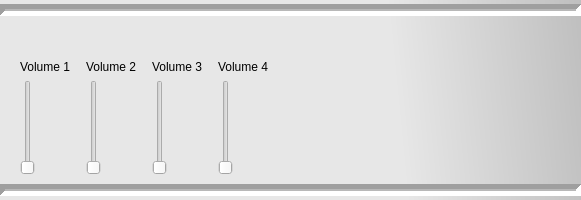
<?xml version="1.0" encoding="UTF-8"?>
<ui version="4.0">
 <class>MixerWidget</class>
 <widget class="QWidget" name="MixerWidget">
  <property name="geometry">
   <rect>
    <x>0</x>
    <y>0</y>
    <width>581</width>
    <height>200</height>
   </rect>
  </property>
  <property name="windowTitle">
   <string>Form</string>
  </property>
  <property name="styleSheet">
   <string notr="true">QWidget#MixerWidget { background-color :qlineargradient(spread:pad, x1:0.666, y1:0.0113636, x2:1, y2:0, stop:0 rgba(231, 231, 231, 255), stop:1 rgba(191, 191, 191, 255)) }</string>
  </property>
  <widget class="Line" name="line">
   <property name="geometry">
    <rect>
     <x>0</x>
     <y>180</y>
     <width>581</width>
     <height>20</height>
    </rect>
   </property>
   <property name="lineWidth">
    <number>5</number>
   </property>
   <property name="midLineWidth">
    <number>2</number>
   </property>
   <property name="orientation">
    <enum>Qt::Horizontal</enum>
   </property>
  </widget>
  <widget class="Line" name="line_2">
   <property name="geometry">
    <rect>
     <x>0</x>
     <y>0</y>
     <width>581</width>
     <height>20</height>
    </rect>
   </property>
   <property name="lineWidth">
    <number>5</number>
   </property>
   <property name="midLineWidth">
    <number>2</number>
   </property>
   <property name="orientation">
    <enum>Qt::Horizontal</enum>
   </property>
  </widget>
  <widget class="QWidget" name="">
   <property name="geometry">
    <rect>
     <x>10</x>
     <y>60</y>
     <width>271</width>
     <height>115</height>
    </rect>
   </property>
   <layout class="QGridLayout" name="gridLayout">
    <item row="0" column="0">
     <widget class="QLabel" name="label">
      <property name="text">
       <string>Volume 1</string>
      </property>
     </widget>
    </item>
    <item row="0" column="1">
     <widget class="QLabel" name="label_2">
      <property name="text">
       <string>Volume 2</string>
      </property>
     </widget>
    </item>
    <item row="0" column="2">
     <widget class="QLabel" name="label_3">
      <property name="text">
       <string>Volume 3</string>
      </property>
     </widget>
    </item>
    <item row="0" column="3">
     <widget class="QLabel" name="label_4">
      <property name="text">
       <string>Volume 4</string>
      </property>
     </widget>
    </item>
    <item row="1" column="0">
     <widget class="QSlider" name="verticalSlider">
      <property name="orientation">
       <enum>Qt::Vertical</enum>
      </property>
     </widget>
    </item>
    <item row="1" column="1">
     <widget class="QSlider" name="verticalSlider_2">
      <property name="orientation">
       <enum>Qt::Vertical</enum>
      </property>
     </widget>
    </item>
    <item row="1" column="2">
     <widget class="QSlider" name="verticalSlider_3">
      <property name="orientation">
       <enum>Qt::Vertical</enum>
      </property>
     </widget>
    </item>
    <item row="1" column="3">
     <widget class="QSlider" name="verticalSlider_4">
      <property name="orientation">
       <enum>Qt::Vertical</enum>
      </property>
     </widget>
    </item>
   </layout>
  </widget>
 </widget>
 <resources/>
 <connections/>
</ui>
